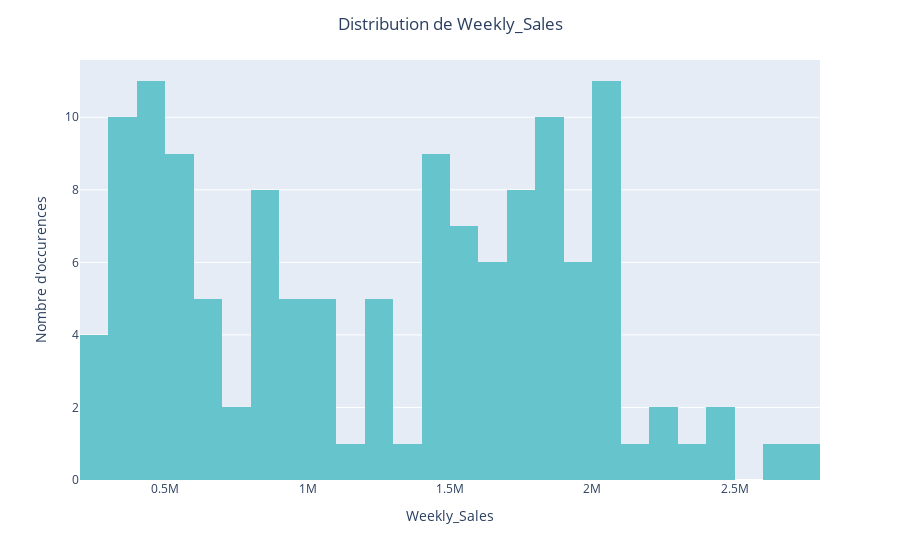
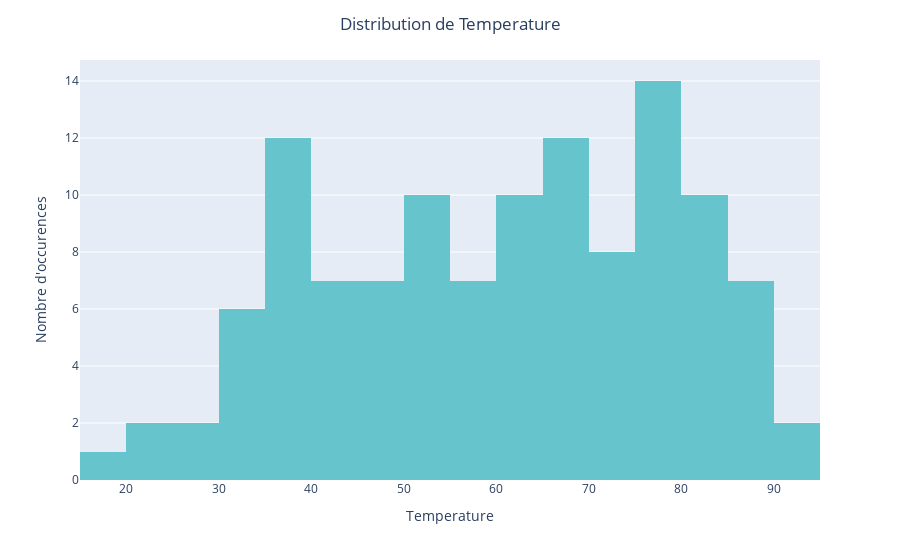
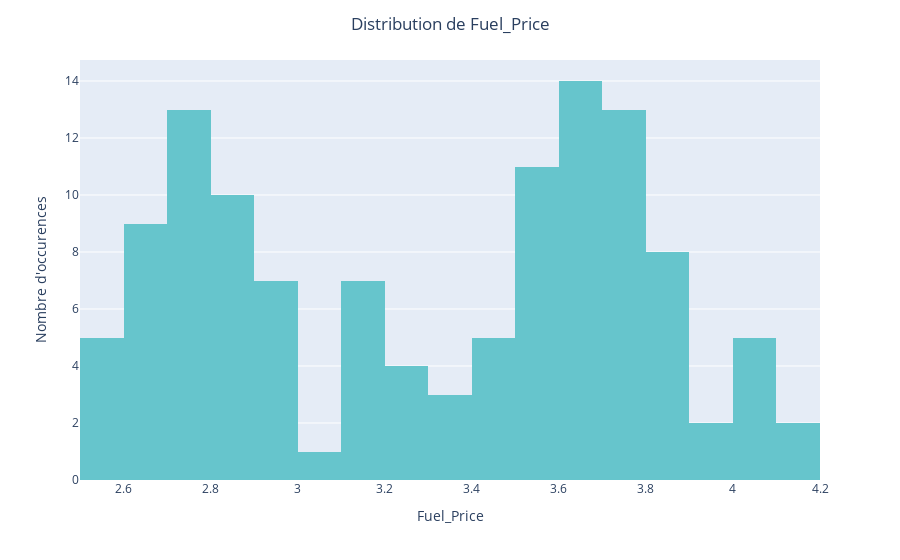
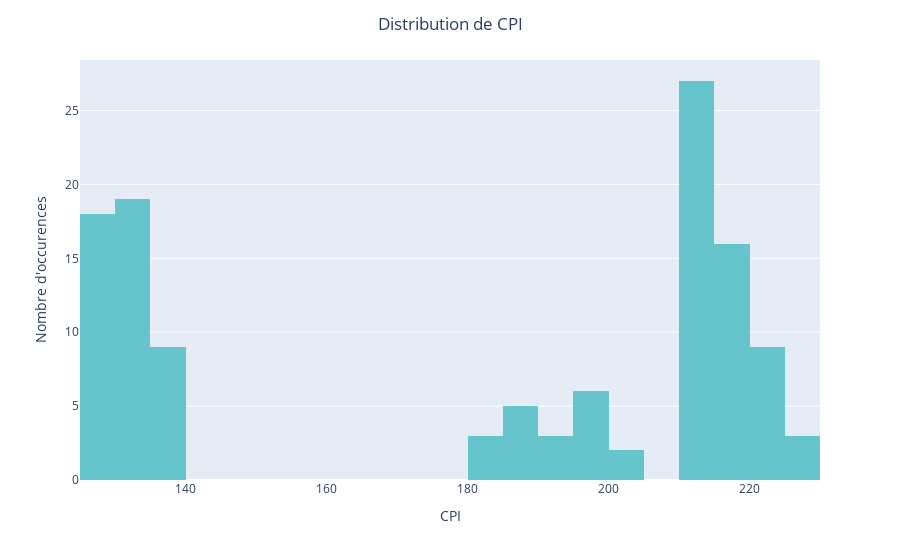

Notebook code cell kept with these figures, in order:
### Markdown cell above
##### Distribution des variables numériques

### Code cell
num_features = df.select_dtypes(include=["float", "int"]).columns

for feature in num_features:
    fig = px.histogram(df, x=feature, color_discrete_sequence=px.colors.qualitative.Pastel, nbins=30)
    fig.update_layout(title=f"Distribution de {feature}", title_x=0.5, xaxis_title=feature, yaxis_title="Nombre d'occurences")
    fig.show()

### Figure 1 — Plotly figure (JSON) as saved in the notebook; plotly's stock layout.template omitted (floating-point values rounded to 4 significant figures; data arrays with more than 128 entries replaced by an {"elided": "..."} marker saying what was removed)
{"data": [{"bingroup": "x", "hovertemplate": "Weekly_Sales=%{x}<br>count=%{y}<extra></extra>", "legendgroup": "", "marker": {"color": "rgb(102, 197, 204)", "pattern": {"shape": ""}}, "name": "", "nbinsx": 30, "orientation": "v", "showlegend": false, "type": "histogram", "x": {"elided": "131 float values"}, "xaxis": "x", "yaxis": "y"}], "layout": {"barmode": "relative", "legend": {"tracegroupgap": 0}, "margin": {"t": 60}, "title": {"text": "Distribution de Weekly_Sales", "x": 0.5}, "xaxis": {"anchor": "y", "domain": [0, 1], "title": {"text": "Weekly_Sales"}}, "yaxis": {"anchor": "x", "domain": [0, 1], "title": {"text": "Nombre d'occurences"}}}}

### Figure 2 — Plotly figure (JSON) as saved in the notebook; plotly's stock layout.template omitted (floating-point values rounded to 4 significant figures; data arrays with more than 128 entries replaced by an {"elided": "..."} marker saying what was removed)
{"data": [{"bingroup": "x", "hovertemplate": "Temperature=%{x}<br>count=%{y}<extra></extra>", "legendgroup": "", "marker": {"color": "rgb(102, 197, 204)", "pattern": {"shape": ""}}, "name": "", "nbinsx": 30, "orientation": "v", "showlegend": false, "type": "histogram", "x": {"elided": "131 float values"}, "xaxis": "x", "yaxis": "y"}], "layout": {"barmode": "relative", "legend": {"tracegroupgap": 0}, "margin": {"t": 60}, "title": {"text": "Distribution de Temperature", "x": 0.5}, "xaxis": {"anchor": "y", "domain": [0, 1], "title": {"text": "Temperature"}}, "yaxis": {"anchor": "x", "domain": [0, 1], "title": {"text": "Nombre d'occurences"}}}}

### Figure 3 — Plotly figure (JSON) as saved in the notebook; plotly's stock layout.template omitted (floating-point values rounded to 4 significant figures; data arrays with more than 128 entries replaced by an {"elided": "..."} marker saying what was removed)
{"data": [{"bingroup": "x", "hovertemplate": "Fuel_Price=%{x}<br>count=%{y}<extra></extra>", "legendgroup": "", "marker": {"color": "rgb(102, 197, 204)", "pattern": {"shape": ""}}, "name": "", "nbinsx": 30, "orientation": "v", "showlegend": false, "type": "histogram", "x": {"elided": "131 float values"}, "xaxis": "x", "yaxis": "y"}], "layout": {"barmode": "relative", "legend": {"tracegroupgap": 0}, "margin": {"t": 60}, "title": {"text": "Distribution de Fuel_Price", "x": 0.5}, "xaxis": {"anchor": "y", "domain": [0, 1], "title": {"text": "Fuel_Price"}}, "yaxis": {"anchor": "x", "domain": [0, 1], "title": {"text": "Nombre d'occurences"}}}}

### Figure 4 — Plotly figure (JSON) as saved in the notebook; plotly's stock layout.template omitted (floating-point values rounded to 4 significant figures; data arrays with more than 128 entries replaced by an {"elided": "..."} marker saying what was removed)
{"data": [{"bingroup": "x", "hovertemplate": "CPI=%{x}<br>count=%{y}<extra></extra>", "legendgroup": "", "marker": {"color": "rgb(102, 197, 204)", "pattern": {"shape": ""}}, "name": "", "nbinsx": 30, "orientation": "v", "showlegend": false, "type": "histogram", "x": {"elided": "131 float values"}, "xaxis": "x", "yaxis": "y"}], "layout": {"barmode": "relative", "legend": {"tracegroupgap": 0}, "margin": {"t": 60}, "title": {"text": "Distribution de CPI", "x": 0.5}, "xaxis": {"anchor": "y", "domain": [0, 1], "title": {"text": "CPI"}}, "yaxis": {"anchor": "x", "domain": [0, 1], "title": {"text": "Nombre d'occurences"}}}}
